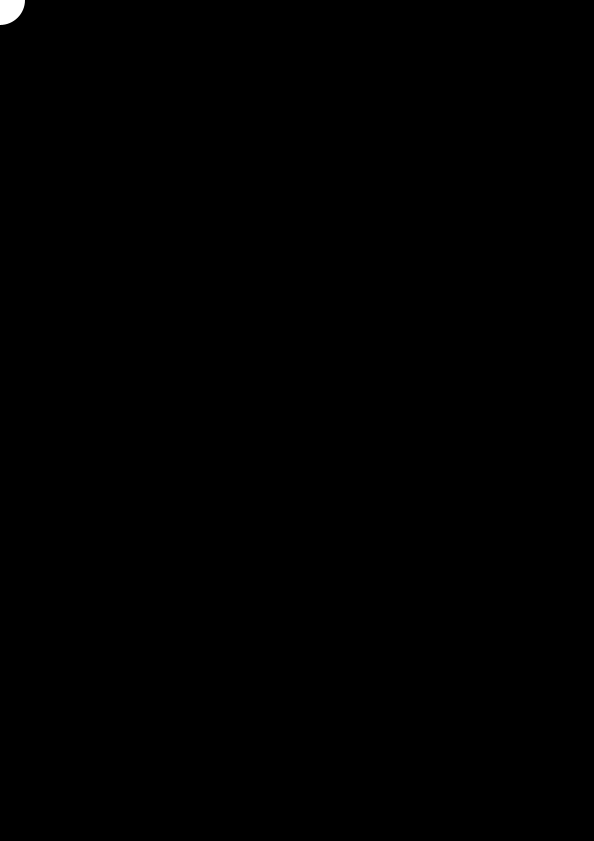
Frame 1 (no input)
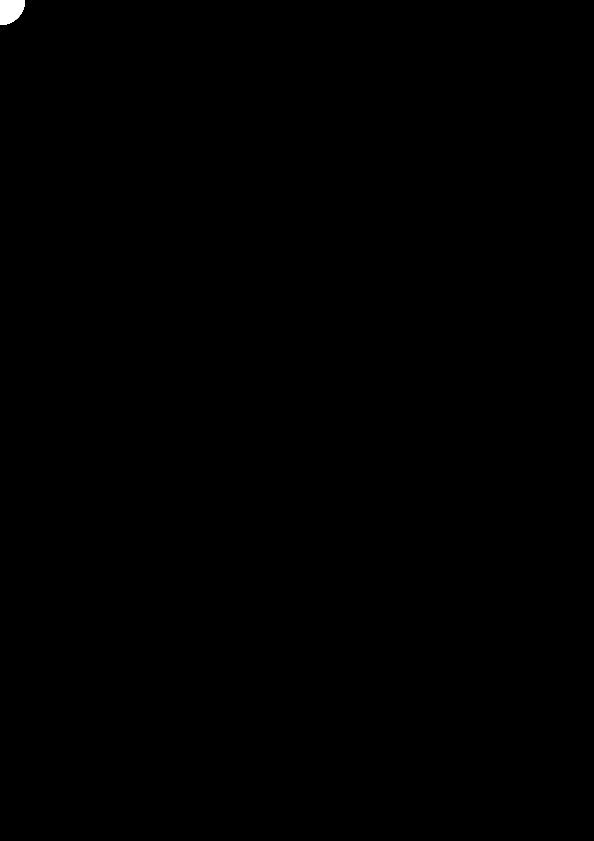
Frame 60 (the mouse pressed at the canvas centre just before this capture)
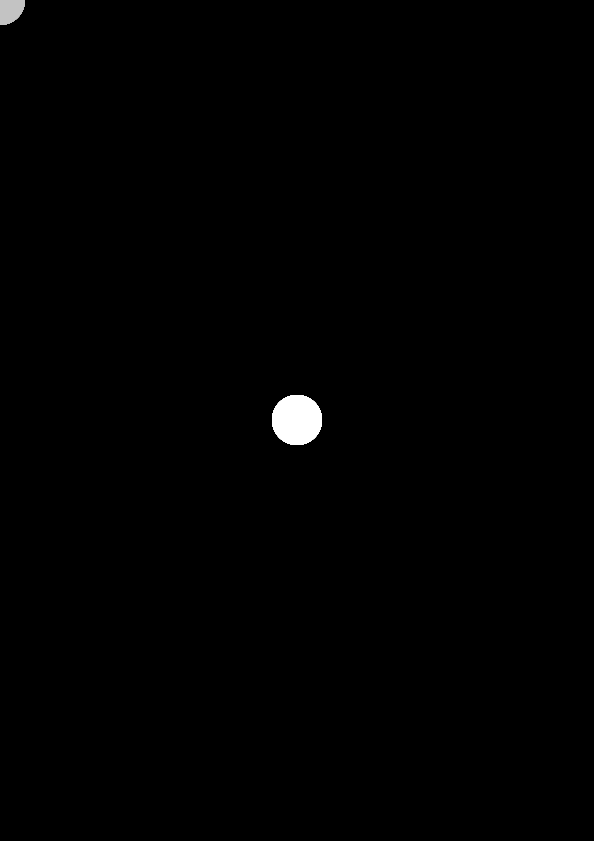
Frame 120 (the mouse held since frame 60 and released just before this capture)

The Processing sketch that drew these frames (run headless with seeded random() and noise(); from frame 60 on, the mouse is pressed at the canvas centre):

// Processing sketch: example_170913b_fading
// ── example_170913b_fading.pde
void setup() {
  size(594, 841);
  background(0);
}

void draw() {
  // Draw a nearly completely transparent black rectangle over the entire screen on each frame
  fill(0, 1);
  noStroke();
  rect(0, 0, width, height);
  
  // Draw an ellipse at the mouse position
  fill(255);
  ellipse(mouseX, mouseY, 50, 50);
}
